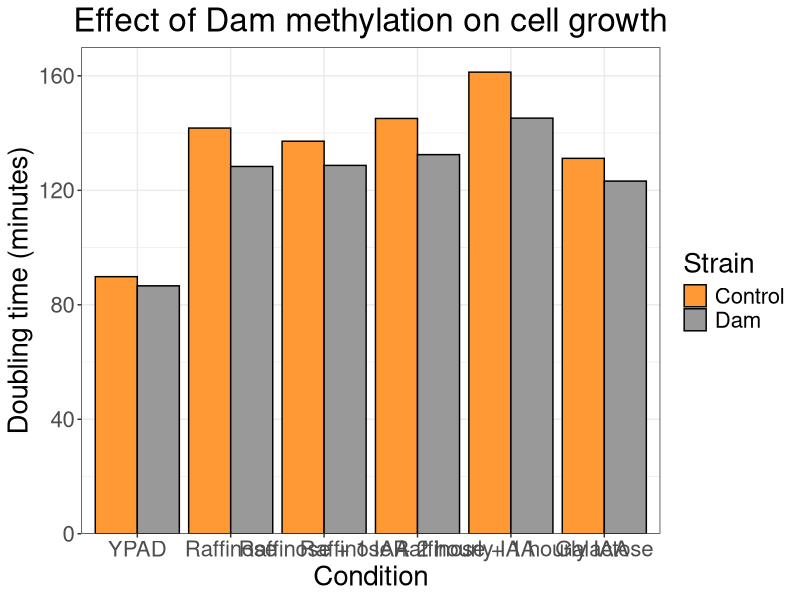
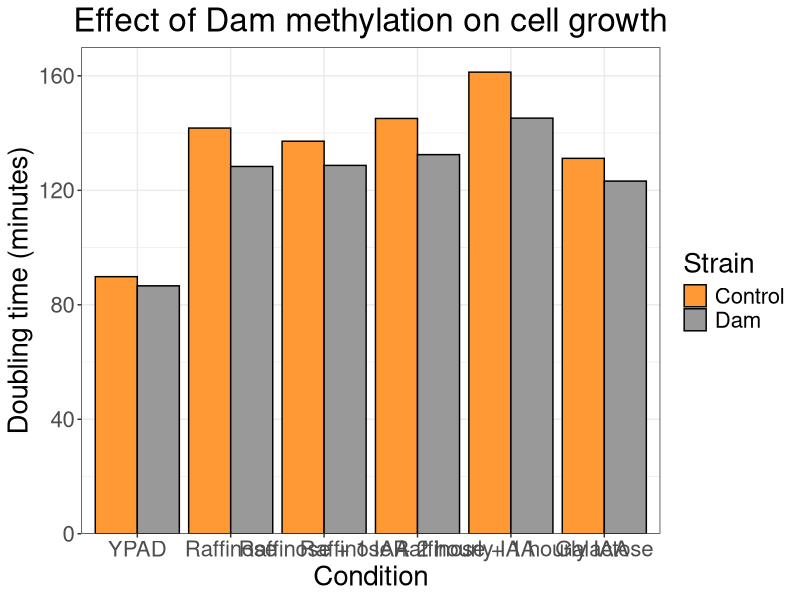

The R script that drew these images, in order:
# Script to plot Dam methyltransferase growth curve
# Written by Heather Jeffery
# 21st December 2020

library(ggplot2)
library(dplyr)

setwd("~/Documents/PhD/")

data <- data.frame(c("Control", "Control", "Control", "Control", "Control", "Control",
                     "Dam", "Dam", "Dam", "Dam", "Dam", "Dam"),
                    c("YPAD", "Raffinose", "Raffinose + 1 IAA", "Raffinose + 2 hourly IAA", "Raffinose + 1 hourly IAA", "Galactose",
                      "YPAD", "Raffinose", "Raffinose + 1 IAA", "Raffinose + 2 hourly IAA", "Raffinose + 1 hourly IAA", "Galactose"), 
                   c(89.83, 141.75, 137.17, 145.1, 161.3, 131.18, 
                     86.62, 128.33, 128.7, 132.47, 145.23, 123.22))
colnames(data) <- c("Strain", "Media", "Doubling_time")
data$Media <- factor(data$Media, levels = c("YPAD", "Raffinose", "Raffinose + 1 IAA", "Raffinose + 2 hourly IAA", "Raffinose + 1 hourly IAA", "Galactose"))
print(data)


p <- ggplot(data, aes(x = Media, y = Doubling_time, fill = Strain)) + 
  geom_bar(stat="identity", position=position_dodge(), colour = "black") +
  scale_fill_manual(values = c("#FF9933", "#999999"), name = "Strain") + 
  labs(title = "Effect of Dam methylation on cell growth", x = "Condition", y = "Doubling time (minutes)") +
  scale_y_continuous(expand = c(0,0), limits = c(0, 170)) +
  theme_bw() + 
  theme(plot.title = element_text(hjust = 0.5)) + 
  theme(text = element_text(size = 20))

print(p) 
ggsave("Dam_growth.png", width = 12)
